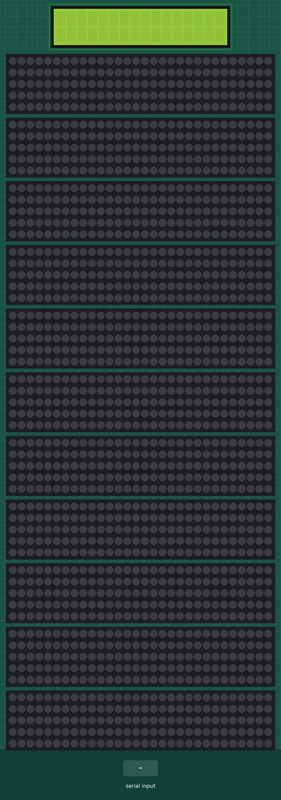
Bench run of a sketch on a simulated Arduino Uno, built with avr-gcc and run on an emulated ATmega328P. Parts: 16×2 character LCD, 11 × 150 RGB LEDs in strip order, left to right, continuing on the next row. Inputs (shaded band) come from the test bench. Dim RGB values are drawn brighter than linear; what the sketch prints to the serial monitor is not drawn.

Above: at 1.3 s.
1.4 s: "200\n" received over Serial
At 2.0 s:
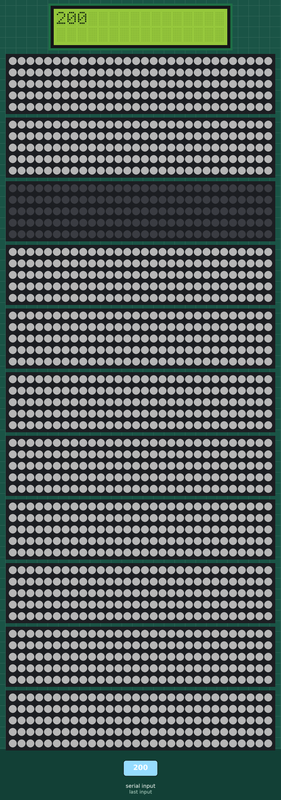
3.0 s: "90\n" received over Serial
At 4.0 s:
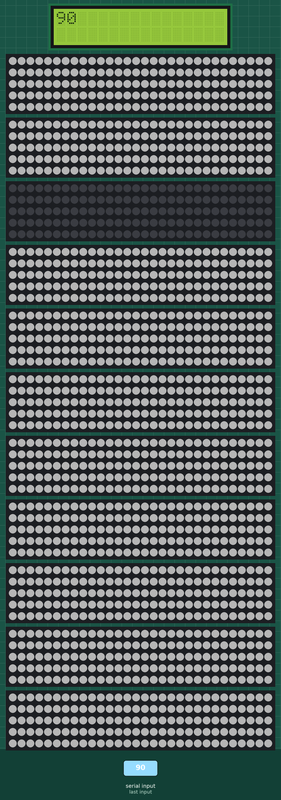
4.5 s: "1\n" received over Serial
At 5.5 s:
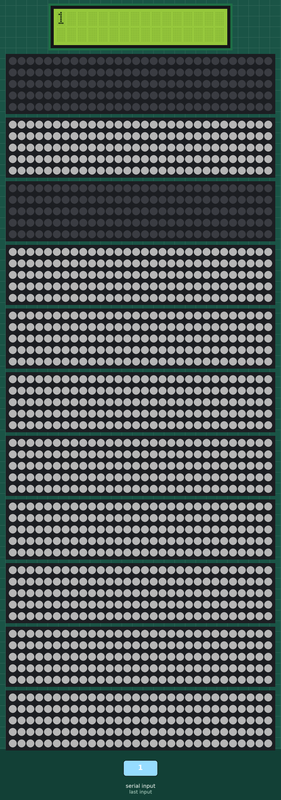
6.0 s: "2\n" received over Serial
At 6.6 s:
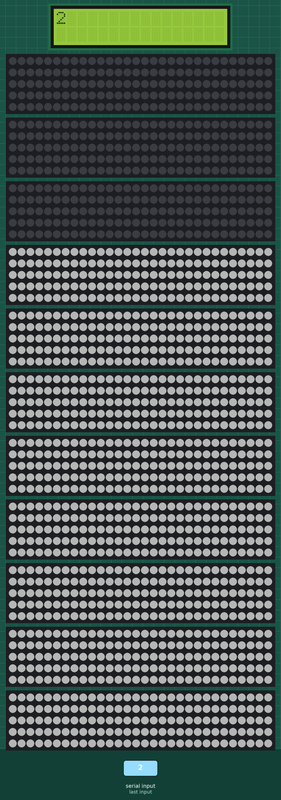
7.5 s: "4\n" received over Serial
At 8.7 s:
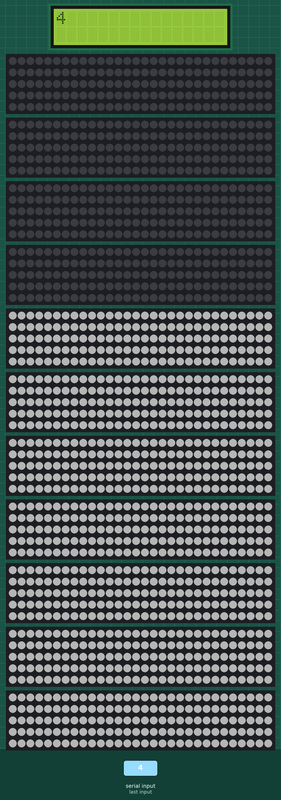
9.0 s: "5\n" received over Serial
At 10.1 s:
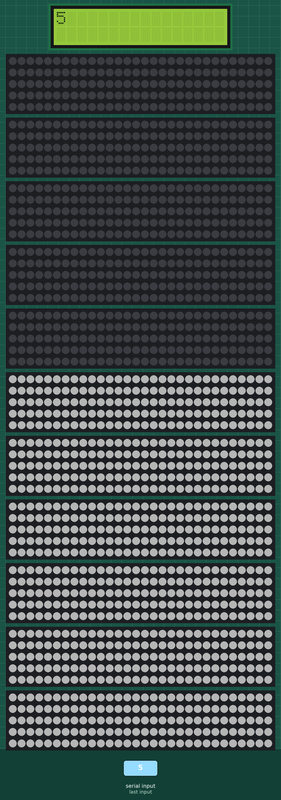
Timing chart, 0 to 11.5 s (numbered marks = the images above; inputs shaded):
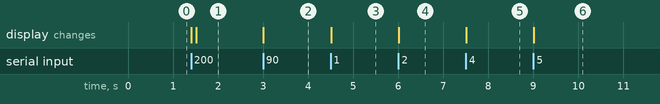

Measured:
- after the input at 1.4 s, the display: first changes at once (image 1 shows a later state)
- after the input at 3.0 s, the display: changes at once (image 2)
- after the input at 4.5 s, the display: changes at once (image 3)
- after the input at 6.0 s, the display: changes at once (image 4)
- after the input at 7.5 s, the display: changes at once (image 5)
- after the input at 9.0 s, the display: changes at once (image 6)

The sketch:

Ambient_Light_Samsung_Custom.ino
```cpp
#include <LiquidCrystal_I2C.h>
#include <Adafruit_NeoPixel.h>

#define PIN_STRIP1 2
#define PIN_STRIP2 3
#define PIN_STRIP3 4
#define PIN_STRIP4 5
#define PIN_STRIP5 6
#define PIN_STRIP6 7
#define PIN_STRIP7 8
#define PIN_STRIP8 9
#define PIN_STRIP9 10
#define PIN_STRIP10 11
#define PIN_STRIP11 12
#define PIN_STRIP12 13

#define LED_maxCount 150 // 5 Strips a 30 LED's

Adafruit_NeoPixel strip1 = Adafruit_NeoPixel(LED_maxCount, PIN_STRIP1, NEO_GRB + NEO_KHZ800);
Adafruit_NeoPixel strip2 = Adafruit_NeoPixel(LED_maxCount, PIN_STRIP2, NEO_GRB + NEO_KHZ800);
Adafruit_NeoPixel strip3 = Adafruit_NeoPixel(LED_maxCount, PIN_STRIP3, NEO_GRB + NEO_KHZ800);
Adafruit_NeoPixel strip4 = Adafruit_NeoPixel(LED_maxCount, PIN_STRIP4, NEO_GRB + NEO_KHZ800);
Adafruit_NeoPixel strip5 = Adafruit_NeoPixel(LED_maxCount, PIN_STRIP5, NEO_GRB + NEO_KHZ800);
Adafruit_NeoPixel strip6 = Adafruit_NeoPixel(LED_maxCount, PIN_STRIP6, NEO_GRB + NEO_KHZ800);
Adafruit_NeoPixel strip7 = Adafruit_NeoPixel(LED_maxCount, PIN_STRIP7, NEO_GRB + NEO_KHZ800);
Adafruit_NeoPixel strip8 = Adafruit_NeoPixel(LED_maxCount, PIN_STRIP8, NEO_GRB + NEO_KHZ800);
Adafruit_NeoPixel strip9 = Adafruit_NeoPixel(LED_maxCount, PIN_STRIP9, NEO_GRB + NEO_KHZ800);
Adafruit_NeoPixel strip10 = Adafruit_NeoPixel(LED_maxCount, PIN_STRIP10, NEO_GRB + NEO_KHZ800);
Adafruit_NeoPixel strip11 = Adafruit_NeoPixel(LED_maxCount, PIN_STRIP11, NEO_GRB + NEO_KHZ800);
Adafruit_NeoPixel strip12 = Adafruit_NeoPixel(LED_maxCount, PIN_STRIP12, NEO_GRB + NEO_KHZ800);

// LCD Adresse 0x27 für 16*2 Display setzen
//                    addr, en,rw,rs,d4,d5,d6,d7,bl,blpol
LiquidCrystal_I2C lcd(0x27, 2, 1, 0, 4, 5, 6, 7, 3, POSITIVE);

String bufferRead = "";

void setup() {
  // put your setup code here, to run once:
  Serial.begin(115200);

  lcd.begin(16,2);
  lcd.backlight();
  lcd.setCursor(0,0);

  strip1.begin();
  strip2.begin();
  strip3.begin();
  strip4.begin();
  strip5.begin();
  strip6.begin();
  strip7.begin();
  strip8.begin();
  strip9.begin();
  strip10.begin();
  strip11.begin();
  strip12.begin();
  strip1.show();
  strip2.show();
  strip3.show();
  strip4.show();
  strip5.show();
  strip6.show();
  strip7.show();
  strip8.show();
  strip9.show();
  strip10.show();
  strip11.show();
  strip12.show();
}

void loop() {
  // put your main code here, to run repeatedly:
  if (Serial.available() > 0){
    char character = Serial.read();
    bufferRead.concat(character);
    if (character == '\n')
    {
      /*Serial.print("Received: >");
      Serial.print(bufferRead);
      Serial.print("<");*/

      lcd.setCursor(0,0);
      lcd.print(bufferRead);

      int idx = bufferRead.substring(0, 3).toInt();
      int redColor = bufferRead.substring(3, 6).toInt();
      int greenColor = bufferRead.substring(6, 9).toInt();
      int blueColor = bufferRead.substring(9, 12).toInt();

      if (redColor > 255 || redColor < 0)
      {
        redColor = 255;
      }
      if (greenColor > 255 || greenColor < 0)
      {
        greenColor = 255;
      }
      if (blueColor > 255 || blueColor < 0)
      {
        blueColor = 255;
      }

      switch (idx)
      {
        case 1:
          for (uint16_t i = 0; i < strip1.numPixels(); i++)
          {
            strip1.setPixelColor(i, strip1.Color(redColor, greenColor, blueColor));
          }
          strip1.show();
          break;
        case 2:
          for (uint16_t i = 0; i < strip2.numPixels(); i++)
          {
            strip2.setPixelColor(i, strip2.Color(redColor, greenColor, blueColor));
          }
          strip2.show();
          break;
        case 3:
          for (uint16_t i = 0; i < strip3.numPixels(); i++)
          {
            strip3.setPixelColor(i, strip3.Color(redColor, greenColor, blueColor));
          }
          strip3.show();
          break;
        case 4:
          for (uint16_t i = 0; i < strip4.numPixels(); i++)
          {
            strip4.setPixelColor(i, strip4.Color(redColor, greenColor, blueColor));
          }
          strip4.show();
          break;
        case 5:
          for (uint16_t i = 0; i < strip5.numPixels(); i++)
          {
            strip5.setPixelColor(i, strip5.Color(redColor, greenColor, blueColor));
          }
          strip5.show();
          break;
        case 6:
          for (uint16_t i = 0; i < strip6.numPixels(); i++)
          {
            strip6.setPixelColor(i, strip6.Color(redColor, greenColor, blueColor));
          }
          strip6.show();
          break;
        case 7:
          for (uint16_t i = 0; i < strip7.numPixels(); i++)
          {
            strip7.setPixelColor(i, strip7.Color(redColor, greenColor, blueColor));
          }
          strip7.show();
          break;
        case 8:
          for (uint16_t i = 0; i < strip8.numPixels(); i++)
          {
            strip8.setPixelColor(i, strip8.Color(redColor, greenColor, blueColor));
          }
          strip8.show();
          break;
        case 9:
          for (uint16_t i = 0; i < strip9.numPixels(); i++)
          {
            strip9.setPixelColor(i, strip9.Color(redColor, greenColor, blueColor));
          }
          strip9.show();
          break;
        case 10:
          for (uint16_t i = 0; i < strip10.numPixels(); i++)
          {
            strip10.setPixelColor(i, strip10.Color(redColor, greenColor, blueColor));
          }
          strip10.show();
          break;
        case 11:
          for (uint16_t i = 0; i < strip11.numPixels(); i++)
          {
            strip11.setPixelColor(i, strip11.Color(redColor, greenColor, blueColor));
          }
          strip11.show();
          break;
        case 12:
          for (uint16_t i = 0; i < strip12.numPixels(); i++)
          {
            strip12.setPixelColor(i, strip12.Color(redColor, greenColor, blueColor));
          }
          strip12.show();
          break;
        default:
          Serial.println("Ungueltiger Index: " + idx);
          for (uint16_t i = 0; i < strip1.numPixels(); i++)
          {
            strip1.setPixelColor(i, strip1.Color(63, 63, 63));
          }
          for (uint16_t i = 0; i < strip2.numPixels(); i++)
          {
            strip2.setPixelColor(i, strip2.Color(63, 63, 63));
          }
          for (uint16_t i = 0; i < strip3.numPixels(); i++)
          {
            strip4.setPixelColor(i, strip3.Color(63, 63, 63));
          }
          for (uint16_t i = 0; i < strip4.numPixels(); i++)
          {
            strip4.setPixelColor(i, strip4.Color(63, 63, 63));
          }
          for (uint16_t i = 0; i < strip5.numPixels(); i++)
          {
            strip5.setPixelColor(i, strip5.Color(63, 63, 63));
          }
          for (uint16_t i = 0; i < strip6.numPixels(); i++)
          {
            strip6.setPixelColor(i, strip6.Color(63, 63, 63));
          }
          for (uint16_t i = 0; i < strip7.numPixels(); i++)
          {
            strip7.setPixelColor(i, strip7.Color(63, 63, 63));
          }
          for (uint16_t i = 0; i < strip8.numPixels(); i++)
          {
            strip8.setPixelColor(i, strip8.Color(63, 63, 63));
          }
          for (uint16_t i = 0; i < strip9.numPixels(); i++)
          {
            strip9.setPixelColor(i, strip9.Color(63, 63, 63));
          }
          for (uint16_t i = 0; i < strip10.numPixels(); i++)
          {
            strip10.setPixelColor(i, strip10.Color(63, 63, 63));
          }
          for (uint16_t i = 0; i < strip11.numPixels(); i++)
          {
            strip11.setPixelColor(i, strip11.Color(63, 63, 63));
          }
          for (uint16_t i = 0; i < strip12.numPixels(); i++)
          {
            strip12.setPixelColor(i, strip12.Color(63, 63, 63));
          }

          strip1.show();
          strip2.show();
          strip3.show();
          strip4.show();
          strip5.show();
          strip6.show();
          strip7.show();
          strip8.show();
          strip9.show();
          strip10.show();
          strip11.show();
          strip12.show();
          break;
      }

      bufferRead = "";
    }
  }
}
```
